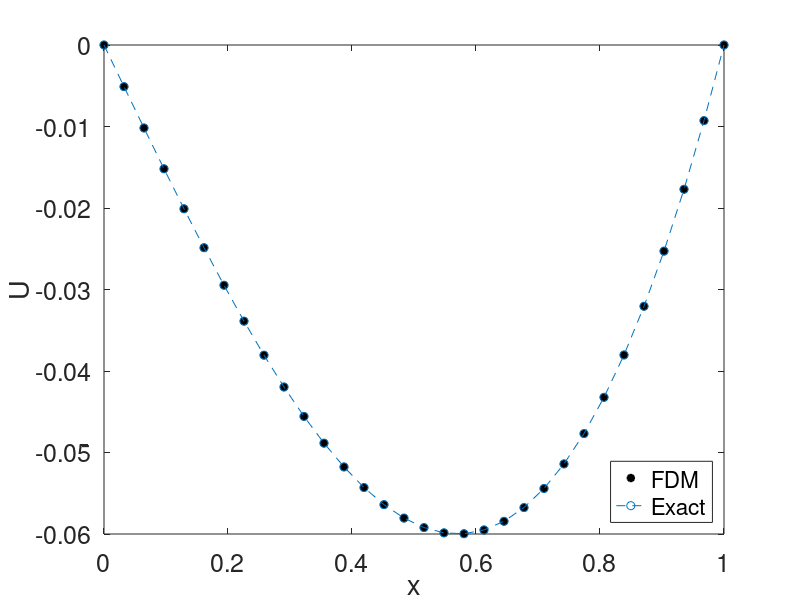
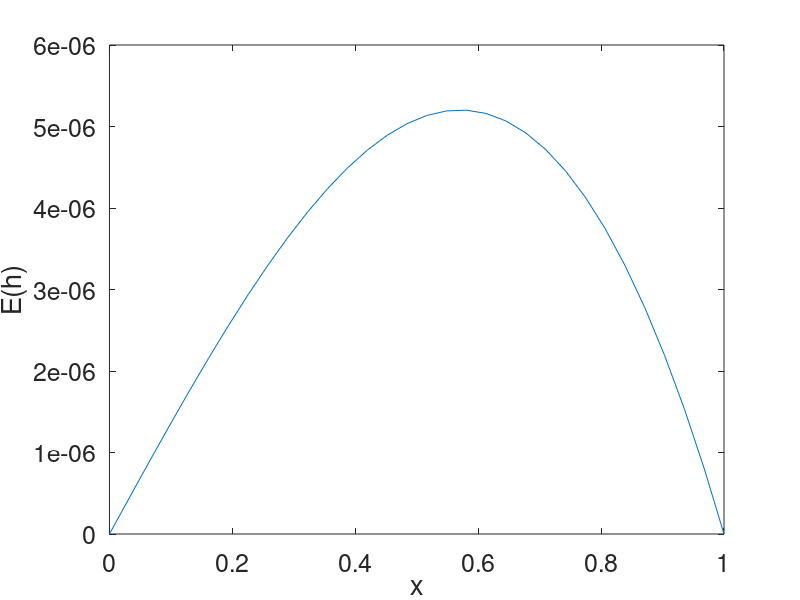

Write the MATLAB code that produced these figures, in order.
%% simple fdm formula
ax = 0;
bx = 1;
alpha = 0;
beta = 0;
%RHS function
f = @(x_int) sin(x_int);
%true solution
utrue = @(x) -sin(x) + sin(1)*x;
%number of grid points

n = 32;
%grid spacing
 
x = linspace(ax,bx,n)';
h = x(2)-x(1);
x_int = linspace(ax+h,bx-h,n-2)';

%%
% set up matrix A (using sparse matrix storage):
U = zeros(n,1);
U(1)= alpha;
U(n) = beta;

A = zeros(n-2,n-2);
A(1,1) = -2/h^2;
for i =2:n-2
    A(i, i-1) = 1/h^2;
    A(i,i)    = -2/h^2;
end
for i = 1:n-3
    A(i,i+1) = 1/h^2;
end

%%
% RHS 
rhs = f(x_int);
rhs(1) = rhs(1) - alpha/h^2;
rhs(n-2) = rhs(n-2) - beta/h^2;

%%
%solve linear system
Uc = A\rhs;
%include the bc
for i = 2:n-1
    U(i) = Uc(i-1);
end
%%
%U = [alpha;U;beta];
uhat = utrue(x);
figure(1)
plot(x,U,'*k','LineWidth',2);
hold on;
plot(x,uhat,'--o')
xlabel('x');
ylabel('U');
set(gca,'fontsize',18)
legend('FDM','Exact','Location','southeast');
hold off;

figure(2)
err = abs(U) - abs(uhat);
plot(x,err);
xlabel('x');
ylabel('E(h)');
set(gca,'fontsize',18)
